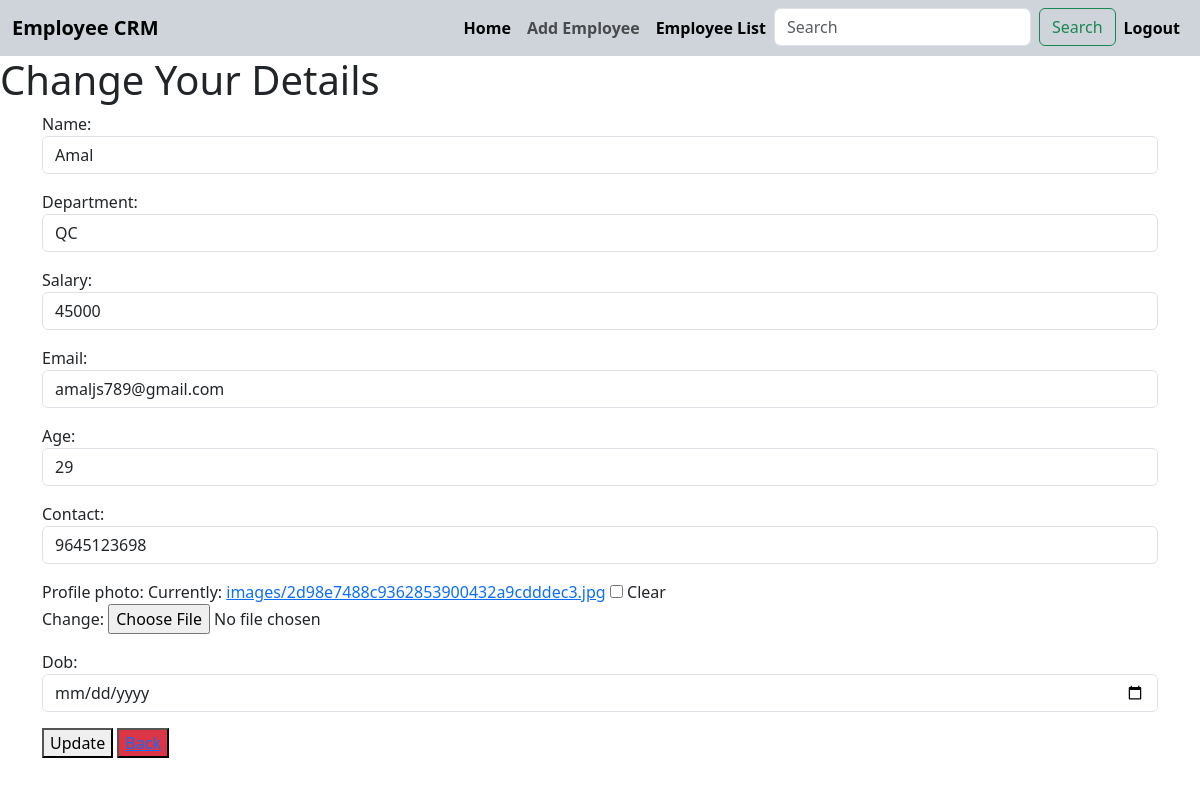
Screenshot of /employee/14/change (signed in) with the database file from the repository.
### crm/models.py (models this page shows, shortened)
class Employee(models.Model):
    name=models.CharField(max_length=100)
    department=models.CharField(max_length=100)
    salary=models.PositiveIntegerField()
    email=models.EmailField(unique=True)
    age=models.PositiveIntegerField()
    contact=models.CharField(max_length=200,null=True)
    profile_photo=models.ImageField(upload_to="images",null=True,blank=True)
    dob=models.DateField(null=True,blank=True)

### crm/views.py (the view, shortened to what this page needs)
# urls.py: path('employee/<int:pk>/change',views.EmpUpdateView.as_view(),name="updateemp"),
@method_decorator(signin_required,name="dispatch")
class EmpUpdateView(View):
    def get(self,request,*args,**kwargs):
        id=kwargs.get("pk")
        obj=Employee.objects.get(id=id)
        form=EmployeModelForm(instance=obj)
        return render(request,"emp_edit.html",{"form":form})

### crm/forms.py
class EmployeModelForm(forms.ModelForm):
    class Meta:
        model=Employee
        fields="__all__"
        widgets={
            'name':forms.TextInput(attrs={"class":"form-control",'placeholder':"enter your name"}),
            'department':forms.TextInput(attrs={"class":"form-control",'placeholder':"enter your department"}),
            'salary':forms.NumberInput(attrs={"class":"form-control",'placeholder':"enter your "}),
            'email':forms.TextInput(attrs={"class":"form-control"}),
            'age':forms.NumberInput(attrs={"class":"form-control"}),
            'contact':forms.TextInput(attrs={"class":"form-control"}),
            'dob':forms.DateInput(attrs={"class":"form-control","type":"date"})
        }

### crm/views.py (called while the page is built)
def signin_required(fn):
    def wrapper(request,*args,**kwargs):
        if not request.user.is_authenticated:
            messages.error(request,"invalid session")
            return redirect("login")
        else:
            return fn(request,*args,**kwargs)
    return wrapper

### crm/templates/emp_edit.html (shortened to what this page needs)
{%extends 'base.html'%}
{%block body_block%}
<h1>Change Your Details</h1>
<div class="container ">
    <form action="" method="post" enctype="multipart/form-data">
        {{form.as_p}}
        <button type="submit">
            Update
        </button>
        <button class="bg-danger " type="submit"><a href="{%url 'home'%}">Back</a></button>
    </form>
</div>
{%endblock%}

### rows the page displays
Employee: name "Amal", department "QC", salary "45000", email "amaljs789@gmail.com", age "29", contact "9645123698"
